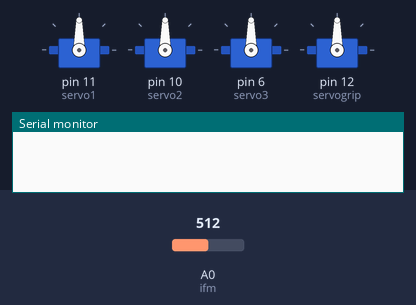
The sketch below on a simulated Arduino Uno, built with avr-gcc and run on an emulated ATmega328P. Shown: 4 × servo, the last lines printed to the serial monitor. The test bench sets the inputs (shaded band); at power-on: A0 (ifm) = 512.

Above: at 0.1 s.
At 1.1 s:
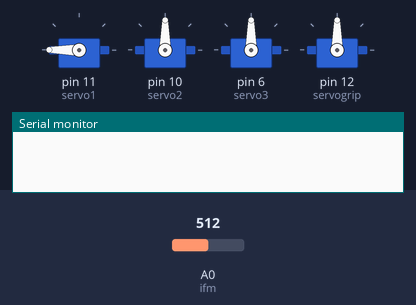
At 2.1 s:
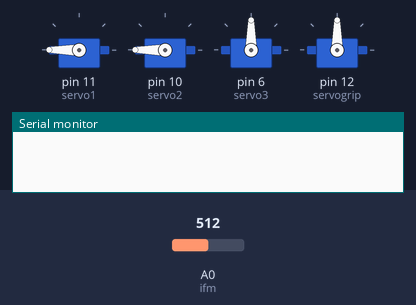
At 3.2 s:
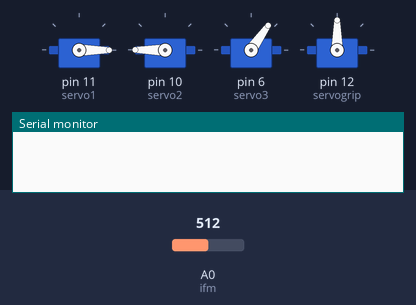
At 20.7 s:
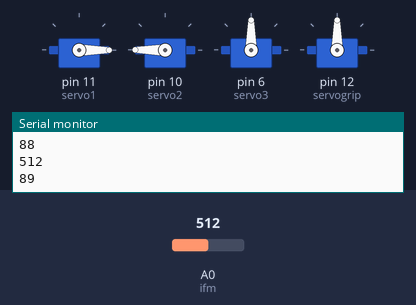
At 38.7 s:
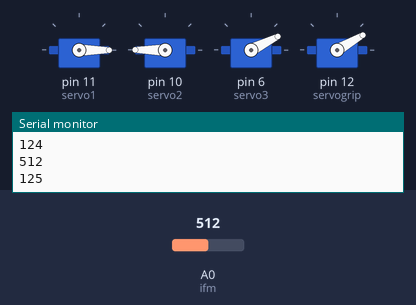
Timing chart, 0 to 40.0 s (numbered marks = the images above):
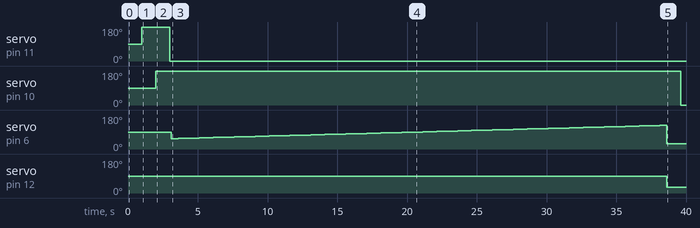

The sketch:

LaserScanner_IFM.ino
```cpp
/* Code for a 2-DOF arm scanning using a laser sensor
 *  Team Robocon BITS Pilani - Goa
 *  Last update - 14 January 2016
 */

#include <SPI.h>
#include <Servo.h>

int x=0;
int y=0;
int l1=30,l2=26; // length of the arms in cm
float c2;
float s2;
float k1;
float k2;
float thetarad;//major angle

float thetadeg;
float psirad ;
float psideg;

float final_angle;
int final_dist;
int first_angle,second_angle;
Servo servo1;
Servo servo2;
Servo servo3;
Servo servogrip;
int ifm = A0;
int ifm_value = 0;
int min_ifm_value[3];
int min_ifm_value_1[3];
int min_ifm_angle[3];
int history;

void setup() {
  // put your setup code here, to run once:
  pinMode(11,OUTPUT);
  first_angle =90;
second_angle = 90;
  servo1.attach(11);//peeche waali
  servo2.attach(10);//aage waali
  servo3.attach(6);
  servogrip.attach(12);
  delay(1000);
  Serial.begin(9600);
  history = 900;
  min_ifm_value[0] = 5000;
  min_ifm_angle[1] = 0;
  min_ifm_value_1[0] = 5000;
  servo1.write(180);
  delay(1000);
  servo2.write(180);
  delay(1000);
}

void loop() {
  // put your main code here, to run repeatedly:
   int prod,maxProd,maxJ,oren,def,sign;
    maxProd  = prod = maxJ = oren = sign= 0;
    def = 30;
    servo1.write(0);
    delay(100);
  //  int allmaxprod,maxtheta,maxpsi;
    //allmaxprod=maxtheta=maxpsi=0;
//     uint16_t blocks; //size of array pixy sends

     for( int i=55;i<=125;i=i+1)
     {  servo3.write(i);
         delay(500);

            ifm_value=analogRead(ifm);

          if(((history - ifm_value) > 200))
          {  min_ifm_value[0] = ifm_value;
             min_ifm_value[1] = i;
             sign = -1;
//              min_ifm_value[2] = j;
          }
      //  Serial.println(i);
       // Serial.println(ifm_value);
      if(((ifm_value - history) > 100))
       {   min_ifm_value_1[0] = ifm_value;
           min_ifm_value_1[1] = i;
           sign = 1;
       }
       history = ifm_value;
       Serial.println(ifm_value);
       Serial.println(i);
     }
       int final = min_ifm_value[1]/2 +min_ifm_value_1[1]/2;
      oren = min_ifm_value[1]/2 -min_ifm_value_1[1]/2;
        servo3.write(final);
        servogrip.write(final + (oren - def)*sign);
        final_angle = final * 3.14/180;
        final_dist = analogRead(ifm);
        final_dist = final_dist/10;
         x=30 + final_dist*cos(final_angle);
        y=26 - final_dist*sin(final_angle);
        c2=(pow(x,2)+pow(y,2)-pow(l1,2)-pow(l2,2))/(2*l1*l2);   //Inverse Kinematics
        s2=sqrt(1-pow(c2,2));
        k1=l1+(l2*c2);
        k2=l2*s2;
        thetarad=atan2(y,x)-atan2(k2,k1);//major angle

        thetadeg=180 - (thetarad*180)/3.14;
        psirad = atan2(s2,c2);
        psideg=180 - (psirad*180)/3.14;

        servo1.write(thetadeg);
        delay(1000);
        servo2.write(psideg);
        delay(1000);

        delay(10000);

//     for( int i=80;i>=20;i=i-3)
//     {  servo1.write(i);
//         delay(100);
////        for(int j=20;j<=80;j=j+1)
////         {  servo2.write(j);
////           delay(20);}
////           for(int j=80;j>=20;j=j-1n)
////         {  servo2.write(j);
////           delay(20);
//           ifm_value=analogRead(ifm);
//          if(ifm_value<min_ifm_value[3])
//          {  min_ifm_value[1] = ifm_value;
//             min_ifm_angle[1] = i;
////              min_ifm_value[2] = j;
//          }
// //        }
//
// }
//     min_ifm_angle[2] = (min_ifm_angle[1] + min_ifm_angle[0])/2;
//     servo1.write(min_ifm_angle[2]);
//     delay(1000);
//     servo2.write(min_ifm_value[2]);
//     delay(1000);
Serial.print("final");
Serial.println(final);
     //   Serial.println(min_ifm_value[0]);
     delay(3000);
digitalWrite(12,HIGH);
}
```

Measured:
- by itself, servo on pin 11 (servo1): 90° → 180° at 1.0 s, → 0° 2.0 s later
- by itself, servo on pin 10 (servo2): 90° → 180° at 2.0 s, → 0° 37.6 s later
- by itself, servo on pin 6 (servo3): 90° → 55° at 3.1 s, → 56° 0.50 s later, → 57° 0.50 s later, → 58° 0.50 s later, … (72 changes in this stretch)
- by itself, servo on pin 12 (servogrip): 90° → 30° at 38.6 s
